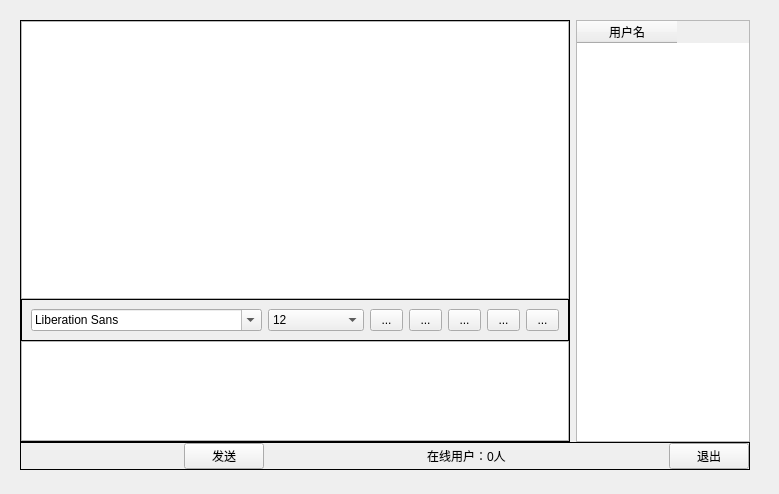
<?xml version="1.0" encoding="UTF-8"?>
<ui version="4.0">
 <class>Widget</class>
 <widget class="QWidget" name="Widget">
  <property name="geometry">
   <rect>
    <x>0</x>
    <y>0</y>
    <width>779</width>
    <height>494</height>
   </rect>
  </property>
  <property name="windowTitle">
   <string>Widget</string>
  </property>
  <widget class="QWidget" name="widget_6" native="true">
   <property name="geometry">
    <rect>
     <x>20</x>
     <y>20</y>
     <width>730</width>
     <height>450</height>
    </rect>
   </property>
   <layout class="QVBoxLayout" name="verticalLayout_4">
    <property name="spacing">
     <number>0</number>
    </property>
    <property name="leftMargin">
     <number>0</number>
    </property>
    <property name="topMargin">
     <number>0</number>
    </property>
    <property name="rightMargin">
     <number>0</number>
    </property>
    <property name="bottomMargin">
     <number>0</number>
    </property>
    <item>
     <widget class="QWidget" name="widget_4" native="true">
      <layout class="QHBoxLayout" name="horizontalLayout_3">
       <property name="spacing">
        <number>0</number>
       </property>
       <property name="leftMargin">
        <number>0</number>
       </property>
       <property name="topMargin">
        <number>0</number>
       </property>
       <property name="rightMargin">
        <number>0</number>
       </property>
       <property name="bottomMargin">
        <number>0</number>
       </property>
       <item>
        <widget class="QFrame" name="frame_3">
         <property name="frameShape">
          <enum>QFrame::Box</enum>
         </property>
         <layout class="QVBoxLayout" name="verticalLayout_2">
          <property name="spacing">
           <number>0</number>
          </property>
          <property name="leftMargin">
           <number>0</number>
          </property>
          <property name="topMargin">
           <number>0</number>
          </property>
          <property name="rightMargin">
           <number>0</number>
          </property>
          <property name="bottomMargin">
           <number>0</number>
          </property>
          <item>
           <widget class="QWidget" name="widget" native="true">
            <layout class="QVBoxLayout" name="verticalLayout">
             <property name="spacing">
              <number>0</number>
             </property>
             <property name="leftMargin">
              <number>0</number>
             </property>
             <property name="topMargin">
              <number>0</number>
             </property>
             <property name="rightMargin">
              <number>0</number>
             </property>
             <property name="bottomMargin">
              <number>0</number>
             </property>
             <item>
              <widget class="QTextBrowser" name="msgBrowser"/>
             </item>
            </layout>
           </widget>
          </item>
          <item>
           <widget class="QFrame" name="frame_2">
            <property name="frameShape">
             <enum>QFrame::Box</enum>
            </property>
            <layout class="QHBoxLayout" name="horizontalLayout">
             <item>
              <widget class="QFontComboBox" name="fontCbx"/>
             </item>
             <item>
              <widget class="QComboBox" name="sizeCbx">
               <property name="currentIndex">
                <number>4</number>
               </property>
               <item>
                <property name="text">
                 <string>8</string>
                </property>
               </item>
               <item>
                <property name="text">
                 <string>9</string>
                </property>
               </item>
               <item>
                <property name="text">
                 <string>10</string>
                </property>
               </item>
               <item>
                <property name="text">
                 <string>11</string>
                </property>
               </item>
               <item>
                <property name="text">
                 <string>12</string>
                </property>
               </item>
               <item>
                <property name="text">
                 <string>13</string>
                </property>
               </item>
               <item>
                <property name="text">
                 <string>14</string>
                </property>
               </item>
               <item>
                <property name="text">
                 <string>15</string>
                </property>
               </item>
               <item>
                <property name="text">
                 <string>16</string>
                </property>
               </item>
               <item>
                <property name="text">
                 <string>17</string>
                </property>
               </item>
               <item>
                <property name="text">
                 <string>18</string>
                </property>
               </item>
               <item>
                <property name="text">
                 <string>19</string>
                </property>
               </item>
               <item>
                <property name="text">
                 <string>20</string>
                </property>
               </item>
               <item>
                <property name="text">
                 <string>21</string>
                </property>
               </item>
               <item>
                <property name="text">
                 <string>22</string>
                </property>
               </item>
              </widget>
             </item>
             <item>
              <widget class="QToolButton" name="boldTBtn">
               <property name="maximumSize">
                <size>
                 <width>33</width>
                 <height>33</height>
                </size>
               </property>
               <property name="toolTip">
                <string>加粗</string>
               </property>
               <property name="text">
                <string>...</string>
               </property>
               <property name="icon">
                <iconset resource="res.qrc">
                 <normaloff>:/images/bold.png</normaloff>:/images/bold.png</iconset>
               </property>
               <property name="iconSize">
                <size>
                 <width>26</width>
                 <height>26</height>
                </size>
               </property>
               <property name="checkable">
                <bool>true</bool>
               </property>
              </widget>
             </item>
             <item>
              <widget class="QToolButton" name="italicTBtn">
               <property name="maximumSize">
                <size>
                 <width>33</width>
                 <height>33</height>
                </size>
               </property>
               <property name="toolTip">
                <string>倾斜</string>
               </property>
               <property name="text">
                <string>...</string>
               </property>
               <property name="icon">
                <iconset resource="res.qrc">
                 <normaloff>:/images/italic.png</normaloff>:/images/italic.png</iconset>
               </property>
               <property name="iconSize">
                <size>
                 <width>26</width>
                 <height>26</height>
                </size>
               </property>
               <property name="checkable">
                <bool>true</bool>
               </property>
              </widget>
             </item>
             <item>
              <widget class="QToolButton" name="underlineTBtn">
               <property name="maximumSize">
                <size>
                 <width>33</width>
                 <height>33</height>
                </size>
               </property>
               <property name="toolTip">
                <string>下划线</string>
               </property>
               <property name="text">
                <string>...</string>
               </property>
               <property name="icon">
                <iconset resource="res.qrc">
                 <normaloff>:/images/under.png</normaloff>:/images/under.png</iconset>
               </property>
               <property name="iconSize">
                <size>
                 <width>26</width>
                 <height>26</height>
                </size>
               </property>
               <property name="checkable">
                <bool>true</bool>
               </property>
              </widget>
             </item>
             <item>
              <widget class="QToolButton" name="saveTBtn">
               <property name="maximumSize">
                <size>
                 <width>33</width>
                 <height>33</height>
                </size>
               </property>
               <property name="toolTip">
                <string>保存</string>
               </property>
               <property name="text">
                <string>...</string>
               </property>
               <property name="icon">
                <iconset resource="res.qrc">
                 <normaloff>:/images/save.png</normaloff>:/images/save.png</iconset>
               </property>
               <property name="iconSize">
                <size>
                 <width>26</width>
                 <height>26</height>
                </size>
               </property>
              </widget>
             </item>
             <item>
              <widget class="QToolButton" name="clearTBtn">
               <property name="maximumSize">
                <size>
                 <width>33</width>
                 <height>33</height>
                </size>
               </property>
               <property name="toolTip">
                <string>清空</string>
               </property>
               <property name="text">
                <string>...</string>
               </property>
               <property name="icon">
                <iconset resource="res.qrc">
                 <normaloff>:/images/clear.png</normaloff>:/images/clear.png</iconset>
               </property>
               <property name="iconSize">
                <size>
                 <width>26</width>
                 <height>26</height>
                </size>
               </property>
              </widget>
             </item>
            </layout>
           </widget>
          </item>
          <item>
           <widget class="QWidget" name="widget_2" native="true">
            <property name="maximumSize">
             <size>
              <width>16777215</width>
              <height>100</height>
             </size>
            </property>
            <layout class="QHBoxLayout" name="horizontalLayout_2">
             <property name="spacing">
              <number>0</number>
             </property>
             <property name="leftMargin">
              <number>0</number>
             </property>
             <property name="topMargin">
              <number>0</number>
             </property>
             <property name="rightMargin">
              <number>0</number>
             </property>
             <property name="bottomMargin">
              <number>0</number>
             </property>
             <item>
              <widget class="QTextEdit" name="msgTxtEdit"/>
             </item>
            </layout>
           </widget>
          </item>
         </layout>
        </widget>
       </item>
       <item>
        <widget class="QWidget" name="widget_3" native="true">
         <property name="maximumSize">
          <size>
           <width>180</width>
           <height>16777215</height>
          </size>
         </property>
         <layout class="QVBoxLayout" name="verticalLayout_3">
          <property name="spacing">
           <number>4</number>
          </property>
          <property name="leftMargin">
           <number>6</number>
          </property>
          <property name="topMargin">
           <number>0</number>
          </property>
          <property name="rightMargin">
           <number>0</number>
          </property>
          <property name="bottomMargin">
           <number>0</number>
          </property>
          <item>
           <widget class="QTableWidget" name="usrTblWidget">
            <property name="selectionMode">
             <enum>QAbstractItemView::SingleSelection</enum>
            </property>
            <property name="selectionBehavior">
             <enum>QAbstractItemView::SelectRows</enum>
            </property>
            <column>
             <property name="text">
              <string>用户名</string>
             </property>
            </column>
           </widget>
          </item>
         </layout>
        </widget>
       </item>
      </layout>
     </widget>
    </item>
    <item>
     <widget class="QFrame" name="frame_5">
      <property name="frameShape">
       <enum>QFrame::Box</enum>
      </property>
      <layout class="QHBoxLayout" name="horizontalLayout_4">
       <property name="spacing">
        <number>0</number>
       </property>
       <property name="leftMargin">
        <number>0</number>
       </property>
       <property name="topMargin">
        <number>0</number>
       </property>
       <property name="rightMargin">
        <number>0</number>
       </property>
       <property name="bottomMargin">
        <number>0</number>
       </property>
       <item>
        <spacer name="horizontalSpacer">
         <property name="orientation">
          <enum>Qt::Horizontal</enum>
         </property>
         <property name="sizeHint" stdset="0">
          <size>
           <width>40</width>
           <height>20</height>
          </size>
         </property>
        </spacer>
       </item>
       <item>
        <widget class="QPushButton" name="sendBtn">
         <property name="text">
          <string>发送</string>
         </property>
         <property name="shortcut">
          <string>Ctrl+Return</string>
         </property>
        </widget>
       </item>
       <item>
        <spacer name="horizontalSpacer_2">
         <property name="orientation">
          <enum>Qt::Horizontal</enum>
         </property>
         <property name="sizeHint" stdset="0">
          <size>
           <width>40</width>
           <height>20</height>
          </size>
         </property>
        </spacer>
       </item>
       <item>
        <widget class="QLabel" name="usrNumLbl">
         <property name="text">
          <string>在线用户：0人</string>
         </property>
        </widget>
       </item>
       <item>
        <spacer name="horizontalSpacer_3">
         <property name="orientation">
          <enum>Qt::Horizontal</enum>
         </property>
         <property name="sizeHint" stdset="0">
          <size>
           <width>40</width>
           <height>20</height>
          </size>
         </property>
        </spacer>
       </item>
       <item>
        <widget class="QPushButton" name="exitBtn">
         <property name="text">
          <string>退出</string>
         </property>
         <property name="shortcut">
          <string>Ctrl+Q</string>
         </property>
        </widget>
       </item>
      </layout>
     </widget>
    </item>
   </layout>
  </widget>
 </widget>
 <resources>
  <include location="res.qrc"/>
 </resources>
 <connections/>
</ui>
